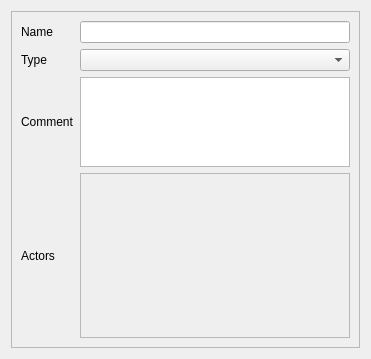
<?xml version="1.0" encoding="UTF-8"?>
<ui version="4.0">
 <class>Form_base3</class>
 <widget class="QWidget" name="Form_base3">
  <property name="geometry">
   <rect>
    <x>0</x>
    <y>0</y>
    <width>371</width>
    <height>359</height>
   </rect>
  </property>
  <property name="windowTitle">
   <string>Form</string>
  </property>
  <layout class="QVBoxLayout" name="verticalLayout">
   <item>
    <widget class="QFrame" name="frame">
     <property name="frameShape">
      <enum>QFrame::StyledPanel</enum>
     </property>
     <property name="frameShadow">
      <enum>QFrame::Raised</enum>
     </property>
     <layout class="QGridLayout" name="gridLayout">
      <item row="1" column="0">
       <widget class="QLabel" name="label_2">
        <property name="text">
         <string>Type</string>
        </property>
       </widget>
      </item>
      <item row="0" column="1">
       <widget class="QLineEdit" name="lineEdit_name"/>
      </item>
      <item row="0" column="0">
       <widget class="QLabel" name="label">
        <property name="text">
         <string>Name</string>
        </property>
       </widget>
      </item>
      <item row="3" column="0">
       <widget class="QLabel" name="label_4">
        <property name="text">
         <string>Actors</string>
        </property>
       </widget>
      </item>
      <item row="3" column="1">
       <widget class="QFrame" name="frame_actor">
        <property name="frameShape">
         <enum>QFrame::StyledPanel</enum>
        </property>
        <property name="frameShadow">
         <enum>QFrame::Raised</enum>
        </property>
        <layout class="QVBoxLayout" name="verticalLayout_2">
         <property name="leftMargin">
          <number>0</number>
         </property>
         <property name="topMargin">
          <number>0</number>
         </property>
         <property name="rightMargin">
          <number>0</number>
         </property>
         <property name="bottomMargin">
          <number>0</number>
         </property>
        </layout>
       </widget>
      </item>
      <item row="2" column="1">
       <widget class="QTextBrowser" name="textBrowser_comm">
        <property name="maximumSize">
         <size>
          <width>16777215</width>
          <height>90</height>
         </size>
        </property>
       </widget>
      </item>
      <item row="2" column="0">
       <widget class="QLabel" name="label_3">
        <property name="text">
         <string>Comment</string>
        </property>
       </widget>
      </item>
      <item row="1" column="1">
       <widget class="QComboBox" name="comboBox_type"/>
      </item>
     </layout>
    </widget>
   </item>
  </layout>
 </widget>
 <resources/>
 <connections/>
</ui>
